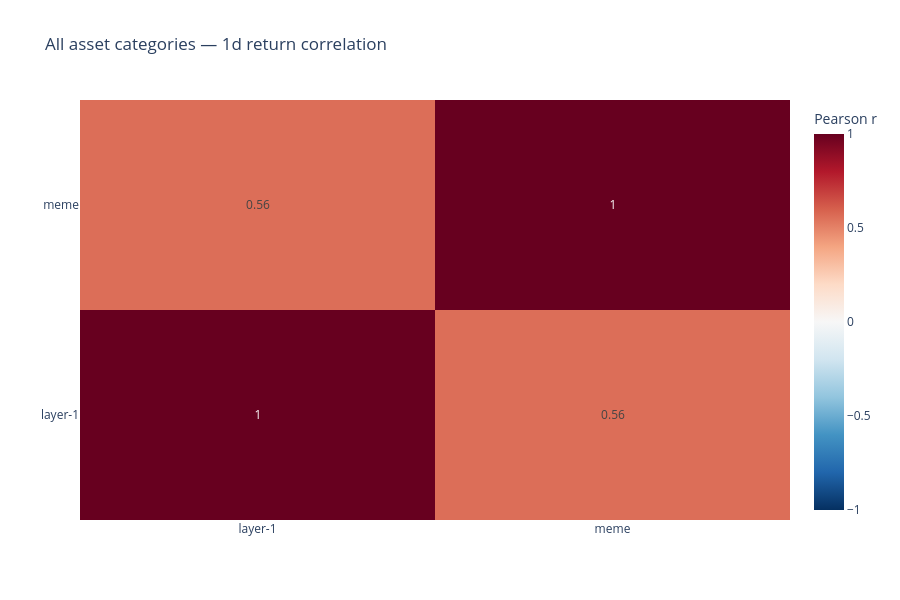

Notebook source saved alongside this figure:
### Markdown cell above
## 9. Heatmap giữa toàn bộ nhóm coin

Mỗi category được biểu diễn bằng return trung bình bằng trọng số của các coin đang có dữ liệu ở timestamp đó. Đây là exploratory equal-weight index, chưa phải market-cap-weighted index. Nhóm chỉ có một coin vẫn xuất hiện nhưng đại diện đúng một coin.

### Code cell
category_returns = log_returns.rename(columns=category_by_symbol).T.groupby(level=0).mean().T
category_correlation = category_returns.corr(min_periods=MIN_CORRELATION_OBSERVATIONS)
category_figure = go.Figure(go.Heatmap(
    z=category_correlation.to_numpy(), x=category_correlation.columns, y=category_correlation.index,
    zmin=-1, zmax=1, zmid=0, colorscale="RdBu_r",
    text=category_correlation.round(2).to_numpy(), texttemplate="%{text}",
    colorbar={"title": "Pearson r"}, hoverongaps=False,
))
category_figure.update_layout(title=f"All asset categories — {INTERVAL} return correlation", height=600)
category_figure.show()

### Figure 1 — Plotly figure (JSON) as saved in the notebook; plotly's stock layout.template omitted (floating-point values rounded to 4 significant figures)
{"data": [{"colorbar": {"title": {"text": "Pearson r"}}, "colorscale": [[0, "rgb(5,48,97)"], [0.1, "rgb(33,102,172)"], [0.2, "rgb(67,147,195)"], [0.3, "rgb(146,197,222)"], [0.4, "rgb(209,229,240)"], [0.5, "rgb(247,247,247)"], [0.6, "rgb(253,219,199)"], [0.7, "rgb(244,165,130)"], [0.8, "rgb(214,96,77)"], [0.9, "rgb(178,24,43)"], [1, "rgb(103,0,31)"]], "hoverongaps": false, "text": [[1, 0.56], [0.56, 1]], "texttemplate": "%{text}", "type": "heatmap", "x": ["layer-1", "meme"], "y": ["layer-1", "meme"], "z": [[1, 0.5581], [0.5581, 1]], "zmax": 1, "zmid": 0, "zmin": -1}], "layout": {"height": 600, "title": {"text": "All asset categories — 1d return correlation"}}}
